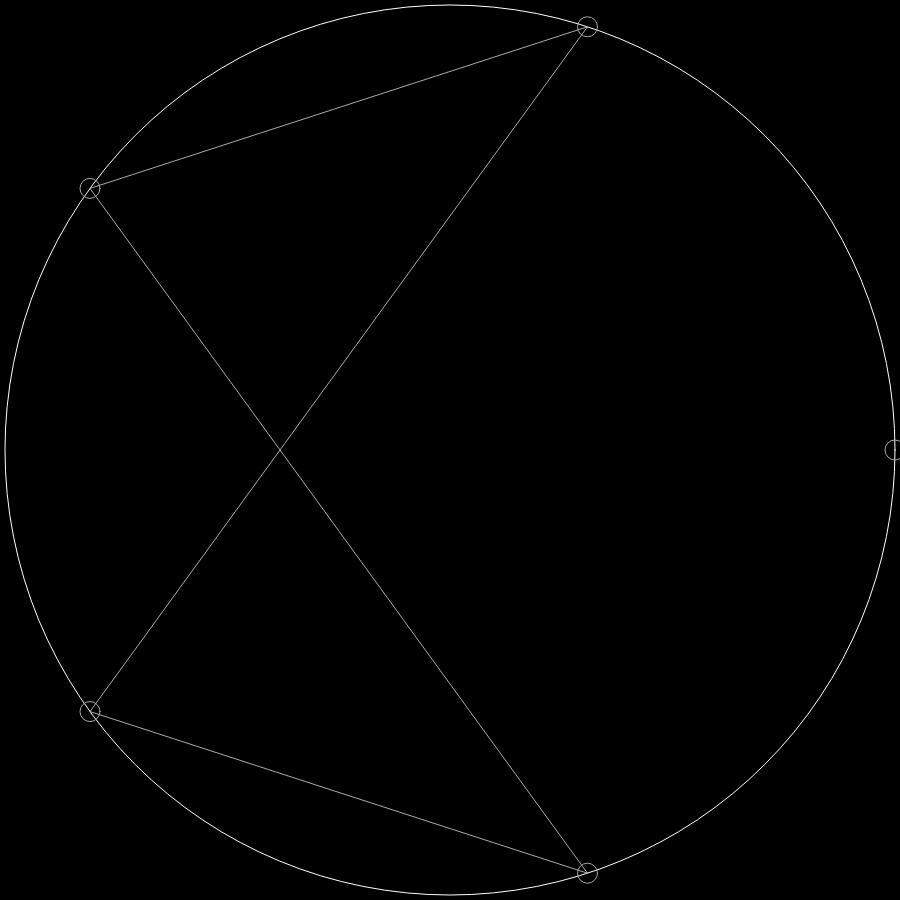
Frame 1 (no input)
Frame 60 (no input): identical to frame 1, image omitted
Frame 120 (the mouse pressed at the canvas centre since frame 60): identical to frame 1, image omitted

The p5.js sketch that drew this single still picture (run headless with seeded random() and noise() and a simulated clock; from frame 60 on, the mouse is pressed at the canvas centre):

// p5.js sketch
// ── sketch.js
var diamater
var detail
var mult
var center

var x,y,z
var red,green,blue

var previusKey

function setup() {
  createCanvas(900,900)
  background(0)
  diamater = width - 10
  angleMode(DEGREES);

  mult = 2
  detail = 5


  x=0
  y=0
  z=0

  angleMode(DEGREES);

}

function draw(){

  frameRate(30)
  background(0)
  stroke(255)
  noFill()
  ellipse(width/2,height/2, diamater,diamater)



  if(keyIsPressed && keyCode == RIGHT_ARROW) {
    detail += .1
    x += .01
  }
  if(keyIsPressed && keyCode == LEFT_ARROW) {
    detail -= .1
  }
  if(keyIsPressed && keyCode == UP_ARROW) {
    mult += .01
    y += .01
  }
  if(keyIsPressed && keyCode == DOWN_ARROW) {
    mult -= .01
    z += .01
  }



  center = createVector(width/2,height/2)
  red = noise(x) * 255
  green = noise(y) * 255
  blue = noise(z) * 255

  stroke(red,green,blue,255)
  var angle1,angle2
  for(var i = 0; i < detail; i++){


    angle1 = 360/detail * i
    angle2 = angle1 * mult
    point1 = p5.Vector.fromAngle(radians(angle1))
    point2 = p5.Vector.fromAngle(radians(angle2))


    point1.setMag(diamater/2)
    point2.setMag(diamater/2)

    point1.add(center)
    point2.add(center)
    ellipse(point1.x,point1.y, 20, 20)

    line(point1.x, point1.y, point2.x, point2.y)

  }
}
